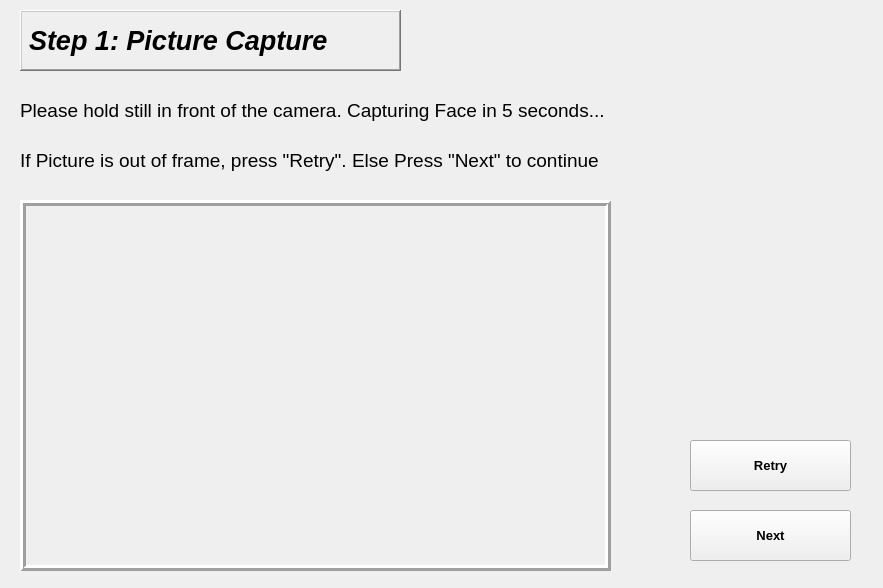
<?xml version="1.0" encoding="UTF-8"?>
<ui version="4.0">
 <class>Form</class>
 <widget class="QWidget" name="Form">
  <property name="geometry">
   <rect>
    <x>0</x>
    <y>0</y>
    <width>883</width>
    <height>588</height>
   </rect>
  </property>
  <property name="windowTitle">
   <string>Form</string>
  </property>
  <widget class="QLabel" name="Camera_box">
   <property name="geometry">
    <rect>
     <x>20</x>
     <y>200</y>
     <width>591</width>
     <height>371</height>
    </rect>
   </property>
   <property name="frameShape">
    <enum>QFrame::Box</enum>
   </property>
   <property name="frameShadow">
    <enum>QFrame::Raised</enum>
   </property>
   <property name="lineWidth">
    <number>3</number>
   </property>
   <property name="midLineWidth">
    <number>0</number>
   </property>
   <property name="text">
    <string/>
   </property>
   <property name="alignment">
    <set>Qt::AlignCenter</set>
   </property>
  </widget>
  <widget class="QPushButton" name="Retry">
   <property name="geometry">
    <rect>
     <x>690</x>
     <y>440</y>
     <width>161</width>
     <height>51</height>
    </rect>
   </property>
   <property name="font">
    <font>
     <family>Segoe UI</family>
     <pointsize>10</pointsize>
     <weight>75</weight>
     <italic>false</italic>
     <bold>true</bold>
    </font>
   </property>
   <property name="text">
    <string>Retry</string>
   </property>
  </widget>
  <widget class="QPushButton" name="Next">
   <property name="geometry">
    <rect>
     <x>690</x>
     <y>510</y>
     <width>161</width>
     <height>51</height>
    </rect>
   </property>
   <property name="font">
    <font>
     <family>Segoe UI</family>
     <pointsize>10</pointsize>
     <weight>75</weight>
     <italic>false</italic>
     <bold>true</bold>
    </font>
   </property>
   <property name="text">
    <string>Next</string>
   </property>
  </widget>
  <widget class="QLabel" name="label_2">
   <property name="geometry">
    <rect>
     <x>20</x>
     <y>10</y>
     <width>381</width>
     <height>61</height>
    </rect>
   </property>
   <property name="font">
    <font>
     <family>Segoe UI</family>
     <pointsize>20</pointsize>
     <weight>75</weight>
     <italic>true</italic>
     <bold>true</bold>
    </font>
   </property>
   <property name="frameShape">
    <enum>QFrame::WinPanel</enum>
   </property>
   <property name="frameShadow">
    <enum>QFrame::Raised</enum>
   </property>
   <property name="text">
    <string>Step 1: Picture Capture</string>
   </property>
  </widget>
  <widget class="QLabel" name="label_3">
   <property name="geometry">
    <rect>
     <x>20</x>
     <y>80</y>
     <width>831</width>
     <height>61</height>
    </rect>
   </property>
   <property name="font">
    <font>
     <family>Segoe UI</family>
     <pointsize>14</pointsize>
    </font>
   </property>
   <property name="text">
    <string>Please hold still in front of the camera. Capturing Face in 5 seconds...</string>
   </property>
  </widget>
  <widget class="QLabel" name="label_4">
   <property name="geometry">
    <rect>
     <x>20</x>
     <y>130</y>
     <width>831</width>
     <height>61</height>
    </rect>
   </property>
   <property name="font">
    <font>
     <family>Segoe UI</family>
     <pointsize>14</pointsize>
    </font>
   </property>
   <property name="text">
    <string>If Picture is out of frame, press &quot;Retry&quot;. Else Press &quot;Next&quot; to continue</string>
   </property>
  </widget>
 </widget>
 <resources/>
 <connections/>
</ui>
